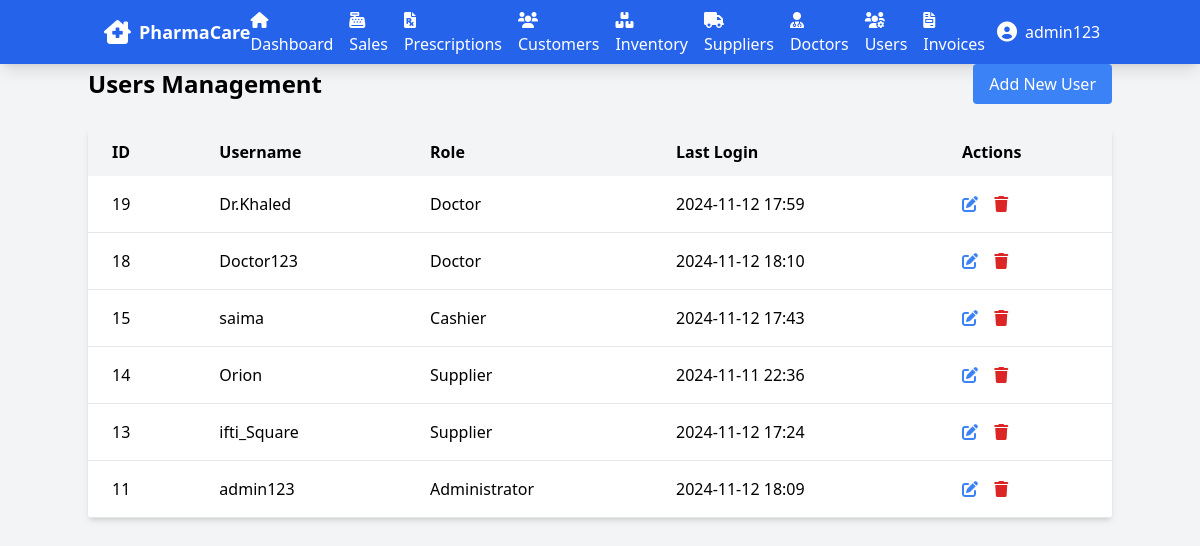
Page /users/users.php (signed in) on the committed database.
### tables this page shows
CREATE TABLE `user` (
  `user_id` int(11) NOT NULL,
  `username` varchar(50) NOT NULL,
  `password_hash` varchar(255) NOT NULL,
  `role` varchar(20) DEFAULT NULL,
  `last_login` datetime DEFAULT NULL
);

### users/users.php (the view, shortened to what this page needs)
<?php
require_once '../includes/db_connect.php';
require_once '../includes/header.php';
$users = $pdo->query("SELECT * FROM USER ORDER BY user_id DESC")->fetchAll();
?>
<div class="container mx-auto">
    <div class="flex justify-between items-center mb-6">
        <h2 class="text-2xl font-bold">Users Management</h2>
        <a href="user_add.php" class="bg-blue-500 text-white px-4 py-2 rounded">Add New User</a>
    </div>
    <div class="bg-white shadow-md rounded">
        <table class="min-w-full">
            <thead class="bg-gray-100">
                <tr>
                    <th class="px-6 py-3 text-left">ID</th>
                    <th class="px-6 py-3 text-left">Username</th>
                    <th class="px-6 py-3 text-left">Role</th>
                    <th class="px-6 py-3 text-left">Last Login</th>
                    <th class="px-6 py-3 text-left">Actions</th>
                </tr>
            </thead>
            <tbody>
                <?php foreach ($users as $user): ?>
                <tr class="border-b">
                    <td class="px-6 py-4"><?= htmlspecialchars($user['user_id']) ?></td>
                    <td class="px-6 py-4"><?= htmlspecialchars($user['username']) ?></td>
                    <td class="px-6 py-4"><?= htmlspecialchars($user['role']) ?></td>
                    <td class="px-6 py-4"><?= $user['last_login'] ? date('Y-m-d H:i', strtotime($user['last_login'])) : 'Never' ?></td>
                    <td class="px-6 py-4">
                        <a href="user_edit.php?id=<?= $user['user_id'] ?>" class="text-blue-500 hover:text-blue-700 mr-3">
                            <i class="fas fa-edit"></i>
                        </a>
                        <button onclick="deleteUser(<?= $user['user_id'] ?>)" class="text-red-600 hover:text-red-900">
                            <i class="fas fa-trash"></i>
                        </button>
                    </td>
                </tr>
                <?php endforeach; ?>
            </tbody>
        </table>
    </div>
</div>

### rows in the picture
user: user_id "19", username "Dr.Khaled", role "Doctor", last_login "2024-11-12 17:59"
user: user_id "18", username "Doctor123", role "Doctor", last_login "2024-11-12 18:10"
user: user_id "15", username "saima", role "Cashier", last_login "2024-11-12 17:43"
user: user_id "14", username "Orion", role "Supplier", last_login "2024-11-11 22:36"
user: user_id "13", username "ifti_Square", role "Supplier", last_login "2024-11-12 17:24"
user: user_id "11", username "admin123", role "Administrator", last_login "2024-11-12 18:09"

### other values in the picture
$_SESSION['username'] "admin123"
